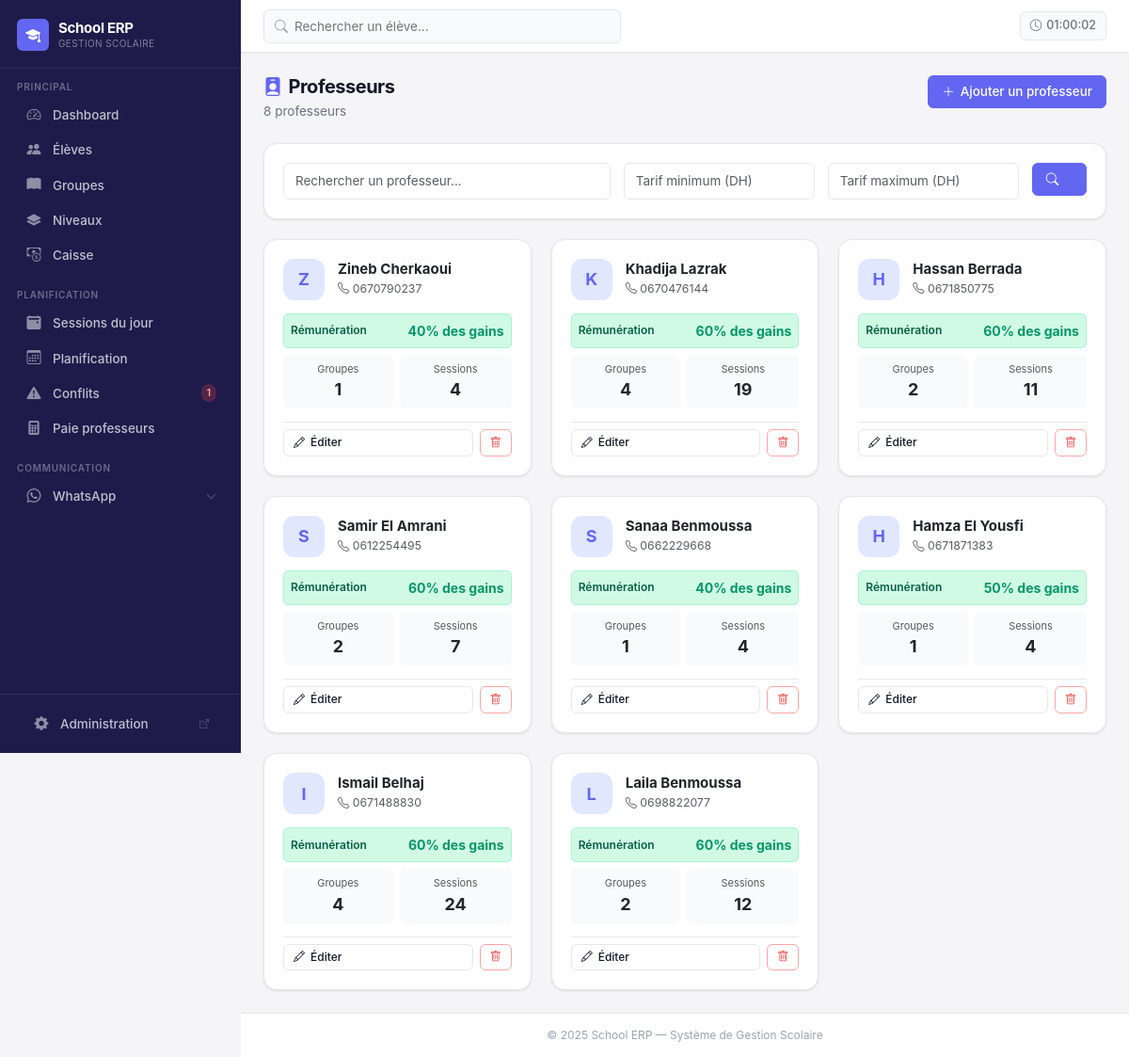
/teachers/ (signed in), run on the app's committed database.
### core/models.py (models this page shows, shortened)
class Teacher(models.Model):
    PAYMENT_METHOD_CHOICES = [
        ('HOURLY', 'Taux horaire'),
        ('PERCENTAGE', 'Part des gains (pourcentage des gains de la classe)'),
        ('SESSION', 'Tarif par session'),
    ]
    name = models.CharField(max_length=100, verbose_name="Nom complet")
    phone = models.CharField(max_length=20, verbose_name="Téléphone")
    email = models.EmailField(blank=True, verbose_name="Email")
    hourly_rate = models.DecimalField(
        max_digits=8,
        decimal_places=2,
        validators=[MinValueValidator(Decimal('0.01'))],
        verbose_name="Tarif horaire (DH)",
        default=Decimal('100.00'),
        blank=True,
        null=True
    )
    payment_method = models.CharField(
        max_length=20,
        choices=PAYMENT_METHOD_CHOICES,
        default='PERCENTAGE',
        verbose_name="Mode de paiement"
    )
    payment_percentage = models.DecimalField(
        max_digits=5,
        decimal_places=2,
        default=Decimal('50.00'),
        validators=[MinValueValidator(Decimal('0.00'))],
        verbose_name="Part des gains (%)",
        blank=True,
        null=True
    )
    session_rate = models.DecimalField(
        max_digits=8,
        decimal_places=2,
        default=Decimal('100.00'),
        validators=[MinValueValidator(Decimal('0.01'))],
        verbose_name="Tarif par session (DH)",
        blank=True,
        null=True
    )
    is_active = models.BooleanField(default=True, verbose_name="Actif")
    created_at = models.DateTimeField(auto_now_add=True)
    class Meta:
        verbose_name = "Professeur"
        verbose_name_plural = "Professeurs"
        ordering = ['name']

### core/views.py (the view)
# urls.py: path('teachers/', views.teachers_list, name='teachers_list'),
def teachers_list(request):
    from .models import Teacher
    teachers = Teacher.objects.annotate(
        course_count=Count('course_groups', distinct=True),
        session_count=Count(
            'course_groups__sessions',
            filter=Q(course_groups__sessions__status='PLANNED'),
            distinct=True
        )
    )
    teacher_filter = TeacherFilter(request.GET, queryset=teachers)
    teachers = teacher_filter.qs
    return render(request, 'core/teachers_list.html', {'teachers': teachers, 'filter': teacher_filter})

### core/context_processors.py (called while the page is built)
def conflicts_count(request):
    CACHE_KEY = 'sidebar_conflict_count'
    CACHE_TTL = getattr(settings, 'CONFLICT_CACHE_TTL', 30)  # seconds
    count = cache.get(CACHE_KEY)
    if count is None:
        try:
            from .utils import detect_all_conflicts
            data = detect_all_conflicts()
            count = len(data.get('schedule_conflicts', []))
        except Exception:
            count = 0
        cache.set(CACHE_KEY, count, CACHE_TTL)
    return {'conflict_count': count}

### core/templatetags/nav_active.py (called while the page is built)
@register.simple_tag(takes_context=True)
def active_if(context, *names):
    request = context.get("request")
    if not request or not request.resolver_match:
        return ""
    return "active" if request.resolver_match.url_name in names else ""

### templates/core/teachers_list.html (shortened to what this page needs)
{% extends 'core/base.html' %}
{% block content %}
<div class="page-header d-flex align-items-start justify-content-between">
  <div>
    <h1 class="page-title"><i class="bi bi-person-badge-fill me-2" style="color:var(--primary);"></i>Professeurs</h1>
    <p class="page-subtitle">{{ teachers|length }} professeur{{ teachers|length|pluralize }}</p>
  </div>
  <a href="/admin/core/teacher/add/" target="_blank" class="btn btn-primary">
    <i class="bi bi-plus-lg"></i> Ajouter un professeur
  </a>
</div>
<div class="card mb-4">
  <div class="card-body">
    <form method="get" class="row g-3">
      <div class="col-md-5">{{ filter.form.name }}</div>
      <div class="col-md-3">{{ filter.form.min_rate }}</div>
      <div class="col-md-3">{{ filter.form.max_rate }}</div>
      <div class="col-md-1">
        <button class="btn btn-primary w-100"><i class="bi bi-search"></i></button>
      </div>
    </form>
  </div>
</div>
{% if teachers %}
  <div class="row g-4">
    {% for teacher in teachers %}
      <div class="col-lg-4 col-md-6">
        <div class="card h-100">
          <div class="card-body">
            <div class="d-flex align-items-center gap-3 mb-3">
              <div class="teacher-avatar">{{ teacher.name|slice:":1"|upper }}</div>
              <div>
                <h5 class="mb-0 fw-700" style="font-size:15px;">{{ teacher.name }}</h5>
                {% if teacher.phone %}
                  <small class="text-muted"><i class="bi bi-telephone"></i> {{ teacher.phone }}</small>
                {% endif %}
              </div>
            </div>
            <div class="p-2 rounded mb-2" style="background:#d1fae5;border:1px solid #a7f3d0;">
              <div class="d-flex justify-content-between align-items-center">
                <span style="font-size:12px;color:#065f46;font-weight:600;">Rémunération</span>
                <strong style="color:#059669;">
                  {% if teacher.payment_method == 'PERCENTAGE' %}
                    {{ teacher.payment_percentage|floatformat:0 }}% des gains
                  {% else %}
                    {{ teacher.hourly_rate|floatformat:0 }} DH/h
                  {% endif %}
                </strong>
              </div>
            </div>
            <div class="d-flex gap-2 mb-3">
              <div class="flex-grow-1 p-2 rounded text-center" style="background:var(--surface-alt);">
                <div class="text-muted" style="font-size:11px;">Groupes</div>
                <div class="fw-700" style="font-size:18px;">{% if teacher.course_count %}{{ teacher.course_count }}{% else %}0{% endif %}</div>
              </div>
              <div class="flex-grow-1 p-2 rounded text-center" style="background:var(--surface-alt);">
                <div class="text-muted" style="font-size:11px;">Sessions</div>
                <div class="fw-700" style="font-size:18px;">{% if teacher.session_count %}{{ teacher.session_count }}{% else %}0{% endif %}</div>
              </div>
            </div>
            <div class="d-flex gap-2 pt-2" style="border-top:1px solid var(--border);">
              <a href="/admin/core/teacher/{{ teacher.id }}/change/" target="_blank"
                 class="btn btn-sm btn-outline-primary flex-grow-1">
                <i class="bi bi-pencil"></i> Éditer
              </a>
              <a href="/admin/core/teacher/{{ teacher.id }}/delete/" target="_blank"
                 class="btn btn-sm btn-outline-danger">
                <i class="bi bi-trash"></i>
              </a>
            </div>
          </div>
        </div>
      </div>
    {% endfor %}
  </div>
{% endif %}
{% endblock %}

### templates/core/base.html (style rules this page uses)
:root { --font-sans: 'Inter', system-ui, -apple-system, sans-serif; --primary: #6366f1; --primary-dark: #4f46e5; --primary-light: #e0e7ff; --primary-rgb: 99, 102, 241; --sidebar-bg: #1e1b4b; --sidebar-hover: rgba(255, 255, 255, 0.07); --sidebar-active: rgba(99, 102, 241, 0.25); --sidebar-text: rgba(255, 255, 255, 0.72); --sidebar-text-active: #ffffff; --sidebar-accent: #6366f1; --sidebar-width: 256px; --body-bg: #f5f5f7; --surface: #ffffff; --surface-alt: #f9fafb; --border: #e5e7eb; --border-focus: #6366f1; --text-primary: #111827; --text-secondary: #6b7280; --text-muted: #9ca3af; --success: #10b981; --warning: #f59e0b; --danger: #ef4444; --info: #3b82f6; --shadow-xs: 0 1px 2px rgba(0, 0, 0, 0.04); --shadow-sm: 0 1px 3px rgba(0, 0, 0, 0.06), 0 1px 2px rgba(0, 0, 0, 0.04); --shadow-md: 0 4px 6px rgba(0, 0, 0, 0.05), 0 2px 4px rgba(0, 0, 0, 0.04); --shadow-lg: 0 10px 15px rgba(0, 0, 0, 0.05), 0 4px 6px rgba(0, 0, 0, 0.04); --radius-sm: 6px; --radius-md: 10px; --radius-lg: 14px; --radius-xl: 18px; }
*, *::before, *::after { box-sizing: border-box; }
html, body { height: 100%; font-family: var(--font-sans); font-size: 14px; background: var(--body-bg); color: var(--text-primary); -webkit-font-smoothing: antialiased; }
.page-header { margin-bottom: 24px; }
.page-title { font-size: 20px; font-weight: 700; color: var(--text-primary); letter-spacing: -0.025em; margin: 0; }
.page-subtitle { font-size: 13.5px; color: var(--text-secondary); margin: 4px 0 0; }
.card { background: var(--surface); border: 1px solid var(--border); border-radius: var(--radius-lg); box-shadow: var(--shadow-sm); transition: box-shadow 0.2s, transform 0.2s; }
.card-body { padding: 20px; }
.btn { font-family: var(--font-sans); font-size: 13.5px; font-weight: 500; border-radius: var(--radius-sm); padding: 7px 14px; transition: all 0.15s; display: inline-flex; align-items: center; gap: 6px; line-height: 1.4; border: 1px solid transparent; }
.btn-primary { background: var(--primary); border-color: var(--primary); color: #ffffff; }
.btn-outline-primary { background: transparent; border-color: var(--border); color: var(--text-primary); }
.btn-outline-danger { background: transparent; border-color: #fca5a5; color: var(--danger); }
.btn-sm { font-size: 12px; padding: 5px 10px; border-radius: 6px; }
.form-control, .form-select { font-size: 13.5px; border: 1px solid var(--border); border-radius: var(--radius-sm); padding: 8px 12px; background: var(--surface); color: var(--text-primary); transition: border-color 0.15s, box-shadow 0.15s; }

### templates/core/teachers_list.html (style rules this page uses)
.fw-700 { font-weight: 700; }
.teacher-avatar { width: 44px; height: 44px; border-radius: 12px; background: var(--primary-light); color: var(--primary); font-weight: 700; font-size: 18px; display: flex; align-items: center; justify-content: center; flex-shrink: 0; }

### data on the page
Teacher: name "Z", name "Zineb Cherkaoui", phone "0670790237", payment_percentage "40", course_count "1", session_count "4"
Teacher: name "K", name "Khadija Lazrak", phone "0670476144", payment_percentage "60", course_count "4", session_count "19"
Teacher: name "H", name "Hassan Berrada", phone "0671850775", payment_percentage "60", course_count "2", session_count "11"
Teacher: name "S", name "Samir El Amrani", phone "0612254495", payment_percentage "60", course_count "2", session_count "7"
Teacher: name "S", name "Sanaa Benmoussa", phone "0662229668", payment_percentage "40", course_count "1", session_count "4"
Teacher: name "H", name "Hamza El Yousfi", phone "0671871383", payment_percentage "50", course_count "1", session_count "4"
Teacher: name "I", name "Ismail Belhaj", phone "0671488830", payment_percentage "60", course_count "4", session_count "24"
Teacher: name "L", name "Laila Benmoussa", phone "0698822077", payment_percentage "60", course_count "2", session_count "12"

### other printed values
{{ conflict_count }} "1"
{{ teachers|length }} "8"
